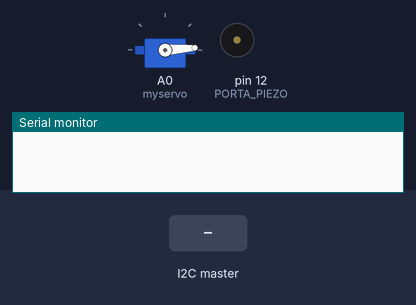
This sketch was run on a simulated Arduino Uno, built with avr-gcc and run on an emulated ATmega328P. Shown: servo, buzzer (waves = sounding), the last lines printed to the serial monitor. Inputs (shaded band) come from the test bench.

Above: at 1.2 s.
1.3 s: the I2C master sends "L"
At 1.9 s:
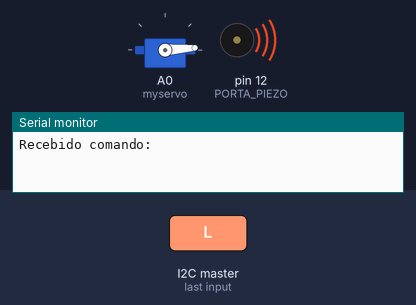
At 2.4 s:
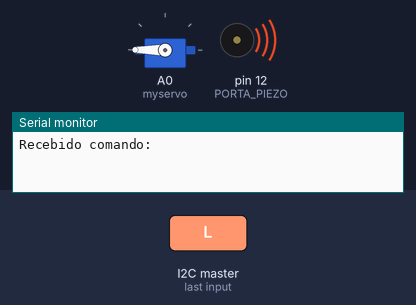
4.3 s: the I2C master sends "D"
At 5.2 s:
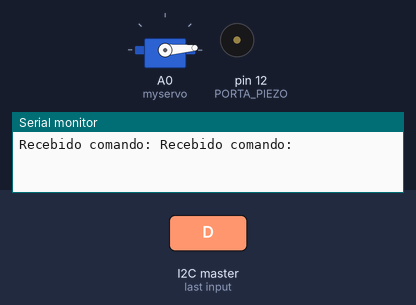
Timing chart, 0 to 7.3 s (numbered marks = the images above; inputs shaded):
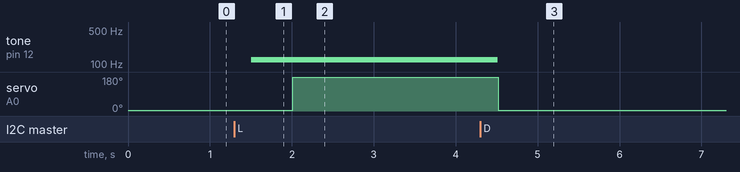

Measured:
- after the input at 1.3 s, tone on pin 12 (PORTA_PIEZO): silent → 123 Hz after 0.21 s; servo on A0 (myservo): 4° → 180° after 0.71 s
- after the input at 4.3 s, tone on pin 12 (PORTA_PIEZO): 123 Hz → silent after 0.21 s; servo on A0 (myservo): 180° → 4° after 0.22 s

The sketch:

Arduino_Slave_2.ino
```cpp
// C++ code
//
//Wire
#include <Wire.h>
#define ID_SLAVE 2
//servo motor
#include <Servo.h>

Servo myservo;
int value;
int angle = 360;
bool fecha_portao = false;
bool abre_portao = true;
const int PORTA_PIEZO = 12;
// FREQUÊNCIAS DOS TONS EM HERTZ

#define NOTE_B2  123
#define NOTE_A4  440
#define NOTE_F6  1397
#define NOTE_D8  4699

enum { LIGADO, DESLIGADO} modo = DESLIGADO;

void setup()
{
  Wire.begin(ID_SLAVE);
  Wire.onReceive(receberComando);
  pinMode(PORTA_PIEZO, OUTPUT);
  Serial.begin(9600);
  myservo.attach(A0);
}

void loop()
{
  switch(modo)
    {
    	case LIGADO: modo_ligado(); break;
      	case DESLIGADO: modo_desligado(); break;
    }
}

void modo_ligado()
{
  soa_alarme();
  //servo motor
  if(fecha_portao){
    for (int i = 0; i < angle; i = i + 4) {
      myservo.write(i);
    }
    fecha_portao = false;
  }
}

void modo_desligado()
{
  if(abre_portao){
    for (int i = 0; i < angle; i = i + 4) {
      myservo.write(360-i);
    }
    abre_portao = false;
  }
  	noTone(PORTA_PIEZO);
  	delay(500);
}

void soa_alarme(){
  	tone(PORTA_PIEZO, NOTE_B2);
  	delay(500);
  	noTone(PORTA_PIEZO);
}

void receberComando(int numBytesRecebidos)
{
  char comando = Wire.read();
  Serial.print("Recebido comando: ");
  if (comando == 'L'){
    modo = LIGADO;
    fecha_portao = true;
  }
  if(comando =='D'){
    abre_portao = true;
    modo = DESLIGADO;}
}
```
